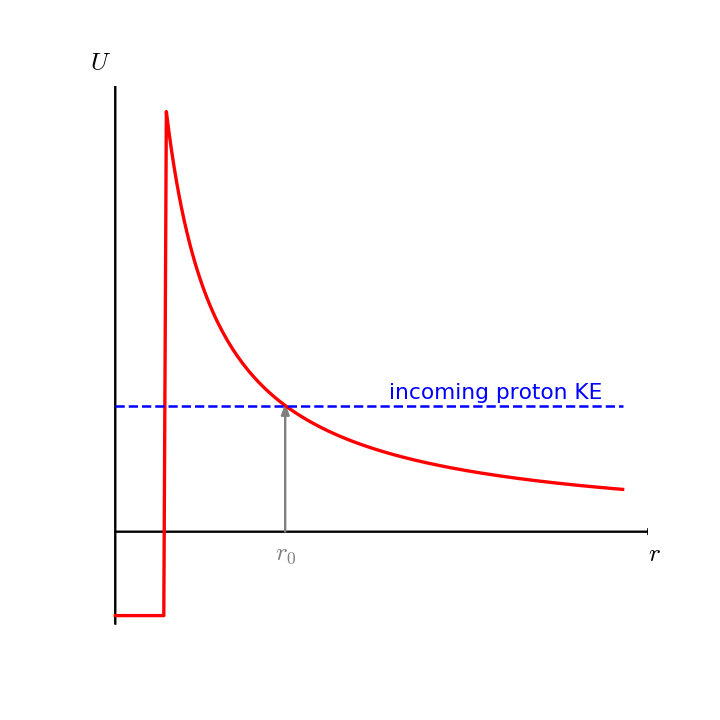

Here is the Python script that generated this plot:
import math
import numpy
import pylab

def coulomb_barrier():

    ax = pylab.subplot(111)    
    
    npts = 200
    r = numpy.arange(npts, dtype=numpy.float64)/npts

    SMALL = 1.e-16

    # Coulomb potential
    C = 1/(r + SMALL)

    # interior, strong potential
    V = numpy.zeros(npts) - 2.0

    # merge the two
    U = numpy.where(C < 10.0, C, V)

    pylab.plot(r, U, 'r', linewidth=2)


    tlabels = [r"$\lambda_0$"]
    tpos = [0.1]

    # draw the axes manually
    pylab.axis("off")
    
    # y-axis
    pylab.arrow(0, 1.1*min(U), 0, 1.1*max(U) - 1.1*min(U), 
                fc='k', head_width=0.015, head_length=0.18)

    pylab.text(-0.05*max(r), 1.1*max(U), r"$U$", color="k", size=15)
    # x-axis
    pylab.arrow(0, 0, 1.05*max(r), 0, 
                fc='k', head_width=0.12, head_length=0.02)

    pylab.text(1.05*max(r), -0.025*max(U), r"$r$", color="k", size=15, verticalalignment="top")

    # draw a line representing a classical particle's energy
    E = 0.3*max(U)
    pylab.plot([0, max(r)], [E, E], 'b--')
    pylab.text(0.75*max(r), 1.05*E, "incoming proton KE", color='b',
               horizontalalignment="center")
    


    # find the x-coord of the classical turning point
    x = 1.0/E
    arrow_params = {'length_includes_head':True}

    pylab.arrow(x, 0, 0, E, fc='0.5', ec='0.5', head_width=0.015, head_length=0.25,
                **arrow_params)

    pylab.text(x, -0.025*max(U), r"$r_0$", color="0.5", size=15,horizontalalignment="center", verticalalignment="top")

    
    f = pylab.gcf()
    f.set_size_inches(6.0,6.0)

    pylab.savefig("coulomb_barrier.png")



if __name__== "__main__":
    coulomb_barrier()

